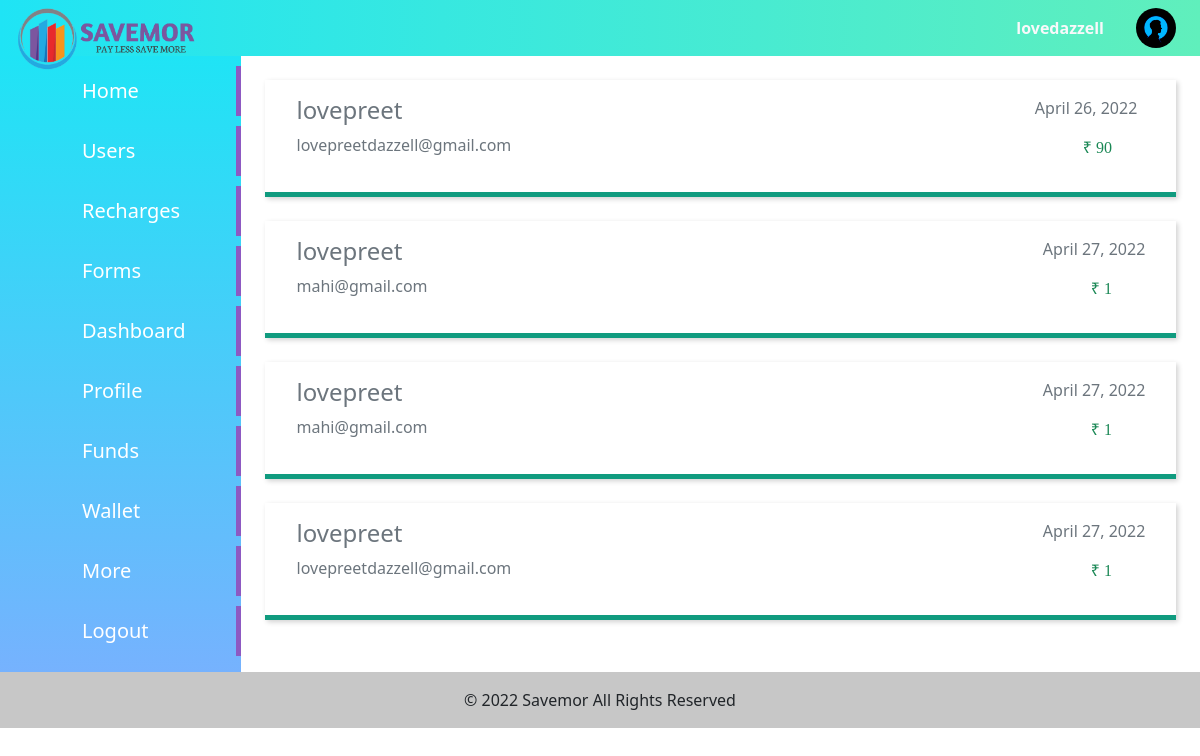
Screenshot of /cst/userfdform/ (signed in) with the database file from the repository.
### authentication/models.py (models this page shows)
class User(AbstractUser):
    username = models.CharField(max_length=50,blank = True, null = True)
    mobile = models.IntegerField(null=True,blank=True)
    status = models.CharField(max_length=100,default='I love Investments')
    profile_pic = models.ImageField(default='profile/profile.png',upload_to = 'profile')
    email = models.EmailField(unique=True)
    wallet = models.FloatField(default=0)
    kyc_status = models.BooleanField(default=False)
    kyc_pending = models.BooleanField(default=False)
    terms = models.BooleanField(default=False)
    distibutor_status = models.BooleanField(default=False)
    pin = models.IntegerField(null=True, blank= True)
    certificate_status = models.CharField(max_length=80,default='Regular')
    withdraw_amount = models.IntegerField(null=True)
    withdraw_status = models.BooleanField(default=False)
    Premium_user = models.BooleanField(default=False)
    premium_Created = models.DateField(null = True)
    refer_by = models.CharField(null=True,blank=True,max_length=70)
    USERNAME_FIELD = 'email'
    objects = UserManager()
    REQUIRED_FIELDS = []

### cust/models.py (models this page shows)
class UserFunds(models.Model):
    name = models.ForeignKey(User,null=True,on_delete=models.SET_NULL,related_name='funds')
    fd_owner = models.CharField(max_length=70 , null=True)
    address = models.CharField(max_length=300 ,null=True)
    address1 = models.CharField(max_length=300 ,null=True)
    email = models.EmailField(max_length=80,null=True)
    mobile = models.IntegerField()
    amount = models.IntegerField()
    order_id  = models.CharField(max_length=70,null=True)
    payment_id  = models.CharField(max_length=70,null=True)
    payment_status  = models.BooleanField(default=True)
    duration = models.CharField(max_length=70,null=True)
    date_created = models.DateTimeField(auto_now_add=True,null=True)

### cust/views.py (the view)
# urls.py: path('userfdform/',views.userfdform,name = 'userfdform'),
def userfdform(request):
    data = UserFunds.objects.filter(name__email = request.user.email)
    context = {'data':data}
    return render(request,'cust/userfdform.html',context)

### cust/templates/cust/userfdform.html (shortened to what this page needs)
{% extends "cust/base.html" %}
{% load static %}
{% block content %}
<div class="grey">
  {% for field in data %}
    <div class="d-flex justify-content-between fd-box m-4">
    <div> <h4 class="text-muted px-3 ">{{field.fd_owner}}</h4>
        <p  class="text-secondary px-3" >{{field.email}}</p>
 </div>
   <div> <p  class="text-secondary " >{{field.date_created|date:"DATE_FORMAT"}}</p>
         <p class="amount mx-5 text-success">₹ {{field.amount}}</p>
    </div></div>
  {% endfor %}
</div>
{% endblock content %}

### cust/templates/cust/base.html (shortened to what this page needs)
<!DOCTYPE html>
{% load static %}
<html lang="en">
  <head>
  {% block css %}
  <link rel="stylesheet" href="{% static 'cust/css/bootstrap.css' %}" />
  <link rel="stylesheet" href="{% static 'cust/css/style.css' %}" />
  {% endblock css %}
  </head>
  <body>
    <header>
      <nav class="top bg-theme">
        <ul class="nav p-2">
          <li class="nav-item  h-100">
            <h4 class="my-auto" >
              <img src="{% static 'cust/images/savemor_logo1.png' %}" class="mx-2 logo-full"  style="width: 180px; position:absolute; " alt="">
            </h4>
          </li>
        </ul>
        <ul class="nav p-2">
          <li class="d-flex align-items-center ">
            <a class="nav-link  text-light  " href="{% url 'editprofile' %}"><b class="text-light" >{{request.user.username}}</b></a>
          </li>
          <li class="d-flex align-items-center ">
            <a href="{% url 'editprofile' %}"><img src="{{request.user.profile_pic.url}}" style="width: 40px;height: 40px; border-radius: 50%;" class="mx-3" alt="" >
            </a>
          </li>
        </ul>
      </nav>
    </header>
    <div class="content">
      <div class="content1 bg-panel">
        <div class="leftbar">
          <ul>
            {% if request.user.is_superuser == True %}
            <li class="">
             <a href="{% url  'admindisplay'%}">Home</a>
           </li>
           <li class="">
             <a href="{% url  'allusers'%}">Users</a>
           </li>
           <li class="">
            <a href="{% url 'recharge_admin'   %}">Recharges</a>
          </li>
           <li class="">
             <a href="{% url  'allforms'%}">Forms</a>
           </li>
            {% endif %}
             <li class="">
               <a href="{% url  'profile'%}">Dashboard</a>
             </li>
             <li><a href="{% url  'editprofile'%}">Profile</a></li>
             <li><a href="{% url  'userfdform'%}">Funds</a></li>
             <li><a href="{% url  'wallet'%}">Wallet</a></li>
             <li><a href="{% url  'setting'%}">More</a></li>
             <li><a href="{% url 'userlogout' %}">Logout</a></li>
        </ul>
        </div>
      </div>
      <div class="content2">
{% block content %}
{% endblock content %}
</div>
</div>
<footer style="background-color: rgb(248, 248, 248);" class=" text-center   text-lg-start">
  <div class="text-center p-3" style="background-color: rgba(0, 0, 0, 0.2);">
    © 2022 Savemor
    <a class="text-dark text-decoration-none " href=""> All Rights Reserved </a>
  </div>
</footer>
  </body>
</html>

### cust/static/cust/css/style.css (style rules this page uses)
* { margin: 0; padding:0; }
.top { display:flex; justify-content :space-between; }
.bg-theme { background:linear-gradient(to right,#1fe4f5,#60efbc) ; }
.bg-panel { background:linear-gradient(to bottom,#1fe4f5,#76b2fe) ; }
.leftbar { height: auto; display: flex; justify-content: center; }
.leftbar ul li { list-style-type: none; border-right: 5px solid #8d59c2; margin-top: 10px; padding: 10px 50px; transition: 0.5s; }
.leftbar ul li a { text-decoration: none; font-size: 20px; font-weight: 500; color:rgb(255, 255, 255); }
.content { display: grid; grid-template-columns: 0.2fr 1fr; }
.logo-full { display: block; }
.fd-box { position: relative; padding: 1rem; border-bottom: 5px solid rgb(16, 155, 127); box-shadow: 2px 2px 5px rgb(209, 209, 209); }
.amount { font-weight: 500; font-family:'Times New Roman', Times, serif ; }

### rows the page displays
User: user.username "lovedazzell", user.profile_pic (picture)
UserFunds: fd_owner "lovepreet", email "lovepreetdazzell@gmail.com", date_created "April 26, 2022", amount "90"
UserFunds: fd_owner "lovepreet", email "mahi@gmail.com", date_created "April 27, 2022", amount "1"
UserFunds: fd_owner "lovepreet", email "mahi@gmail.com", date_created "April 27, 2022", amount "1"
UserFunds: fd_owner "lovepreet", email "lovepreetdazzell@gmail.com", date_created "April 27, 2022", amount "1"
